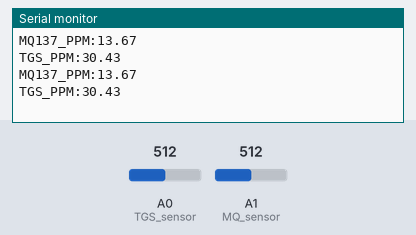
The sketch below on a simulated Arduino Uno, built with avr-gcc and run on an emulated ATmega328P. Parts: the last lines printed to the serial monitor. Inputs (shaded band) come from the test bench; at power-on: A0 (TGS_sensor) = 512, A1 (MQ_sensor) = 512.

Above: at 2.8 s.
2.9 s: A0 (TGS_sensor) set to 990
At 5.0 s:
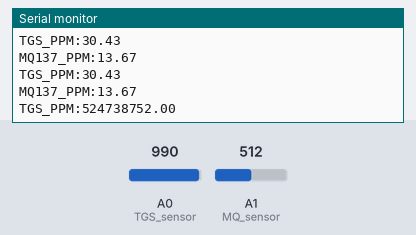
5.6 s: A0 (TGS_sensor) set to 1012
At 6.6 s:
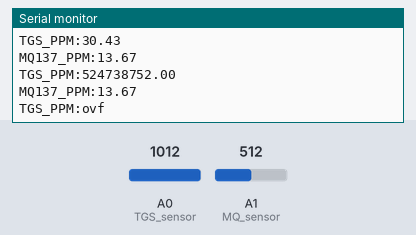

The sketch:

Bhosale_Club.ino
```cpp
/*
 * Program to measure gas in ppm using MQ sensor
 * Program by: B.Aswinth Raj
 * Website: www.circuitdigest.com
 * Dated: 28-12-2017
 */
#define MQ_RL 47  //The value of resistor RL is 47K
#define MQ_m -0.263 //Enter calculated Slope
#define MQ_b 0.42 //Enter calculated intercept
#define MQ_Ro 35.48 //Enter found Ro value
#define MQ_sensor A1 //Sensor is connected to A4

#define TGS_RL 27  //The value of resistor RL is 47K
#define TGS_m -0.204 //0.92372844Enter calculated Slope
#define TGS_b -0.079 //-0.291578925Enter calculated intercept
#define TGS_Ro 64.88 //Enter found Ro value
#define TGS_sensor A0 //Sensor is connected to A4

void setup() {
Serial.begin(9600);
}

void loop() {
//...........................................................MQ-137..................................................................................
  float MQ_VRL; //Voltage drop across the MQ sensor
  float MQ_Rs; //Sensor resistance at gas concentration
  float MQ_ratio; //Define variable for ratio

  MQ_VRL = analogRead(MQ_sensor)*(5.0/1023.0); //Measure the voltage drop and convert to 0-5V
  MQ_Rs = ((5.0*MQ_RL)/MQ_VRL)-MQ_RL; //Use formula to get Rs value
  MQ_ratio = MQ_Rs/MQ_Ro;  // find ratio Rs/Ro

  float MQ_ppm = pow(10, ((log10(MQ_ratio)-MQ_b)/MQ_m)); //use formula to calculate ppm
  Serial.print("MQ137_PPM:");
  Serial.println(MQ_ppm);
  //delay(2000);
//..........................................................TGS-2602..................................................................................
  float TGS_VRL; //Voltage drop across the MQ sensor
  float TGS_Rs; //Sensor resistance at gas concentration
  float TGS_ratio; //Define variable for ratio

  TGS_VRL = analogRead(TGS_sensor)*(5.0/1023.0); //Measure the voltage drop and convert to 0-5V
  TGS_Rs = ((5.0*TGS_RL)/TGS_VRL)-TGS_RL; //Use formula to get Rs value
  TGS_ratio = TGS_Rs/TGS_Ro;  // find ratio Rs/Ro

  float TGS_ppm = pow(10, ((log10(TGS_ratio)-TGS_b)/TGS_m)); //use formula to calculate ppm
  Serial.print("TGS_PPM:");
  Serial.println(TGS_ppm);
  Serial.println();

  delay(2000);
}
```

Measured:
- the behaviour switches between 1001 and 1002 on A0 (TGS_sensor) (found by bisection; images 1 and 2)
- after the input at 2.9 s, the serial monitor: prints a new line after 1.1 s (image 1)
- after the input at 5.6 s, the serial monitor: prints a new line after 0.43 s (image 2)
